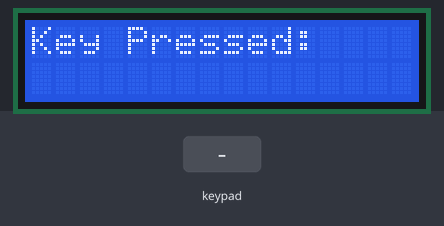
Simulated run of this sketch. Board: Arduino Uno, built with avr-gcc and run on an emulated ATmega328P. Parts: 16×2 character LCD. The test bench sets the inputs (shaded band).

Above: at 1.2 s.
1.3 s: keypad keys 7 + 5 = pressed 0.4 s apart
At 3.4 s:
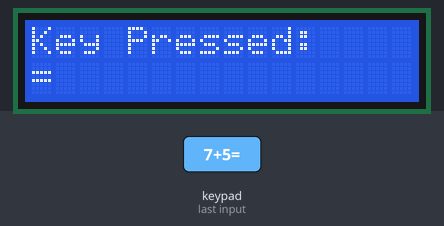
4.4 s: key '/' pressed
At 4.8 s:
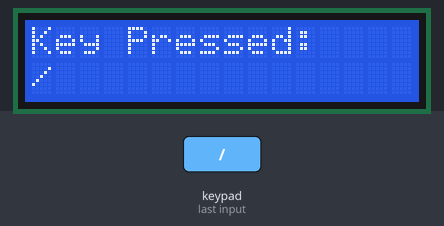
5.9 s: key '*' pressed
At 7.1 s:
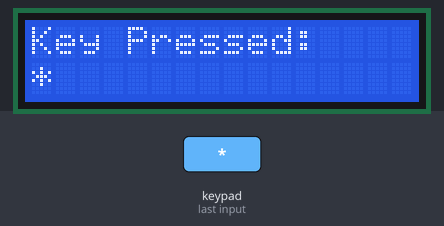
7.4 s: key 'C' pressed
At 8.4 s:
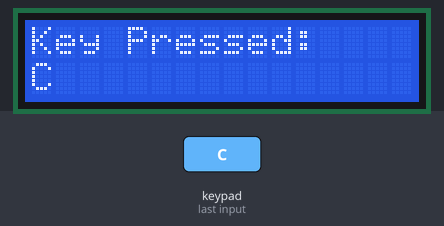
8.9 s: keypad keys 1 1 1 0 9 8 pressed 0.4 s apart
At 9.6 s:
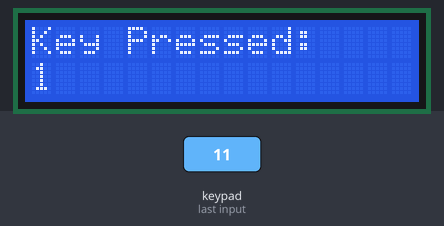
12.8 s: key '=' pressed
At 13.7 s:
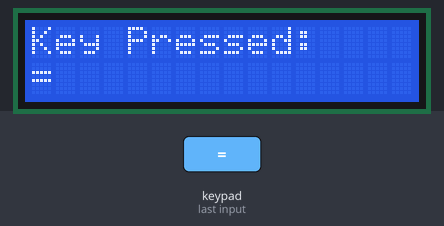
Timing chart, 0 to 15.3 s (numbered marks = the images above; inputs shaded):
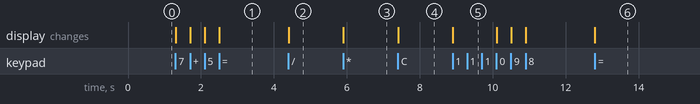

The sketch:

pr5_1.ino
```cpp
/****************************************************************************
 * Title  : Press any key from 4*4 keypad and display on lcd.                *
 * Date   : 03/09/2017                                                      *
 * Author : Harsh Patel                                                     *
 * ID No  : 15it077                                                         *
 * E-mail : 15it077@charusat.edu.in                                         *
 ****************************************************************************/
#include <Keypad.h>
#include <LiquidCrystal.h>

const byte ROWS = 4; //four rows
const byte COLS = 4; //four columns
//define the symbols on the buttons of the keypads
char hexaKeys[ROWS][COLS] = {
  {'7','8','9','/'},
  {'4','5','6','*'},
  {'1','2','3','-'},
  {'C','0','=','+'}
};
byte rowPins[ROWS] = {11, 10, 9, 8}; //connect to the row pinouts of the keypad
byte colPins[COLS] = {7, 6, 5, 4}; //connect to the column pinouts of the keypad

//initialize an instance of class NewKeypad
Keypad customKeypad = Keypad( makeKeymap(hexaKeys), rowPins, colPins, ROWS, COLS);
LiquidCrystal lcd(14, 15, 16, 17, 18, 19);

void setup(){
  Serial.begin(9600);
  lcd.begin(16, 2);
  lcd.print("Key Pressed:");
}

void loop(){
  char customKey = customKeypad.getKey();

  if (customKey){
    lcd.setCursor(0, 1);
    lcd.print(customKey);
  }
}
```

Measured:
- after the input at 1.3 s, the display: first changes at once (image 1 shows a later state)
- after the input at 4.4 s, the display: changes at once (image 2)
- after the input at 5.9 s, the display: changes at once (image 3)
- after the input at 7.4 s, the display: changes at once (image 4)
- after the input at 8.9 s, the display: changes at once (image 5)
- after the input at 12.8 s, the display: changes at once (image 6)
